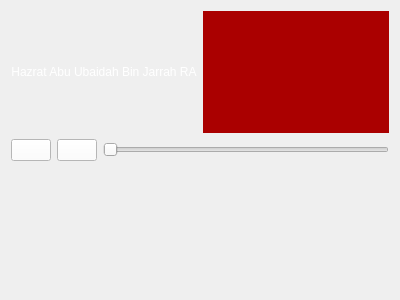
<?xml version="1.0" encoding="UTF-8"?>
<ui version="4.0">
 <class>Ubaidah</class>
 <widget class="QWidget" name="Ubaidah">
  <property name="geometry">
   <rect>
    <x>0</x>
    <y>0</y>
    <width>400</width>
    <height>300</height>
   </rect>
  </property>
  <property name="windowTitle">
   <string>Form</string>
  </property>
  <property name="styleSheet">
   <string notr="true">background-image: url(:/res/ubaida1.jpg);</string>
  </property>
  <layout class="QGridLayout" name="gridLayout">
   <item row="0" column="0" colspan="3">
    <layout class="QHBoxLayout" name="horizontalLayout">
     <item>
      <widget class="QLabel" name="label">
       <property name="styleSheet">
        <string notr="true">color: rgb(255, 255, 255);
font: 700 12pt &quot;Segoe Print&quot;;
</string>
       </property>
       <property name="text">
        <string>Hazrat Abu Ubaidah Bin Jarrah RA</string>
       </property>
       <property name="alignment">
        <set>Qt::AlignCenter</set>
       </property>
       <property name="wordWrap">
        <bool>true</bool>
       </property>
      </widget>
     </item>
     <item>
      <widget class="QLabel" name="label_2">
       <property name="styleSheet">
        <string notr="true">background-color: rgb(170, 0, 0);
font: 24pt &quot;Wide Latin&quot;;</string>
       </property>
       <property name="text">
        <string/>
       </property>
       <property name="alignment">
        <set>Qt::AlignCenter</set>
       </property>
       <property name="wordWrap">
        <bool>true</bool>
       </property>
      </widget>
     </item>
    </layout>
   </item>
   <item row="1" column="0">
    <widget class="QPushButton" name="pushButton">
     <property name="styleSheet">
      <string notr="true">background-color: rgb(255, 255, 255);
color: rgb(170, 159, 0);</string>
     </property>
     <property name="text">
      <string/>
     </property>
    </widget>
   </item>
   <item row="1" column="1">
    <widget class="QPushButton" name="pushButton_2">
     <property name="styleSheet">
      <string notr="true">background-color: rgb(255, 255, 255);
color: rgb(170, 159, 0);</string>
     </property>
     <property name="text">
      <string/>
     </property>
    </widget>
   </item>
   <item row="1" column="2">
    <widget class="QSlider" name="horizontalSlider">
     <property name="orientation">
      <enum>Qt::Horizontal</enum>
     </property>
    </widget>
   </item>
   <item row="2" column="0" colspan="3">
    <widget class="QLabel" name="label_3">
     <property name="styleSheet">
      <string notr="true">background-image: url(:/res/ubaida.jpeg);

font: 600 italic 14pt &quot;Segoe UI&quot;;
color: rgb(255, 255, 255);</string>
     </property>
     <property name="text">
      <string/>
     </property>
     <property name="alignment">
      <set>Qt::AlignCenter</set>
     </property>
     <property name="wordWrap">
      <bool>true</bool>
     </property>
    </widget>
   </item>
  </layout>
 </widget>
 <resources/>
 <connections/>
</ui>
